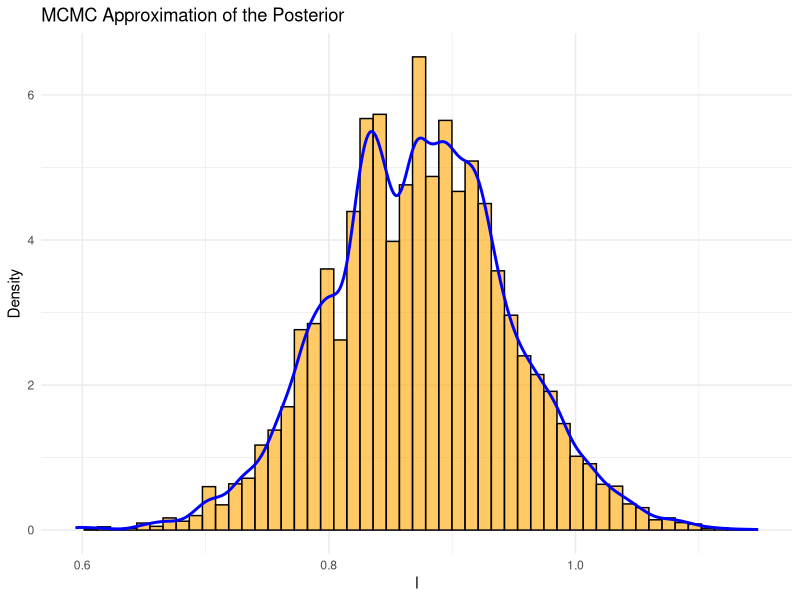
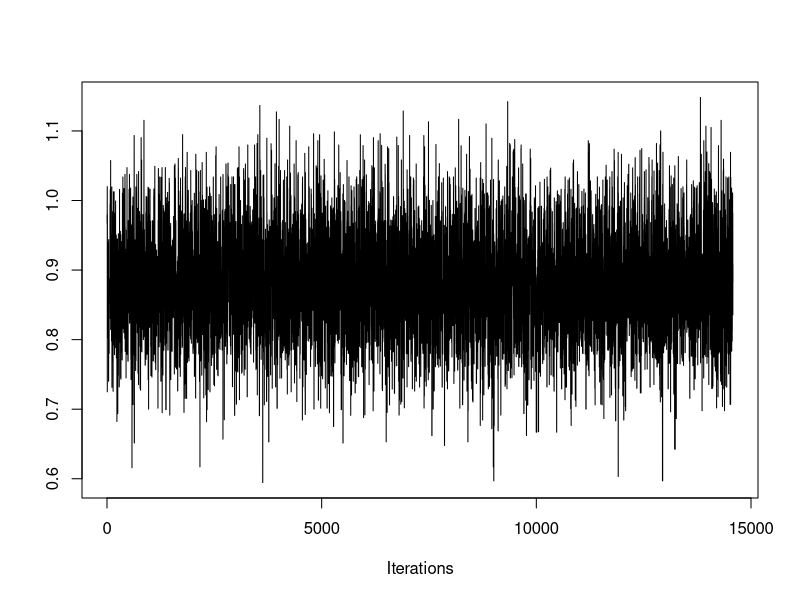
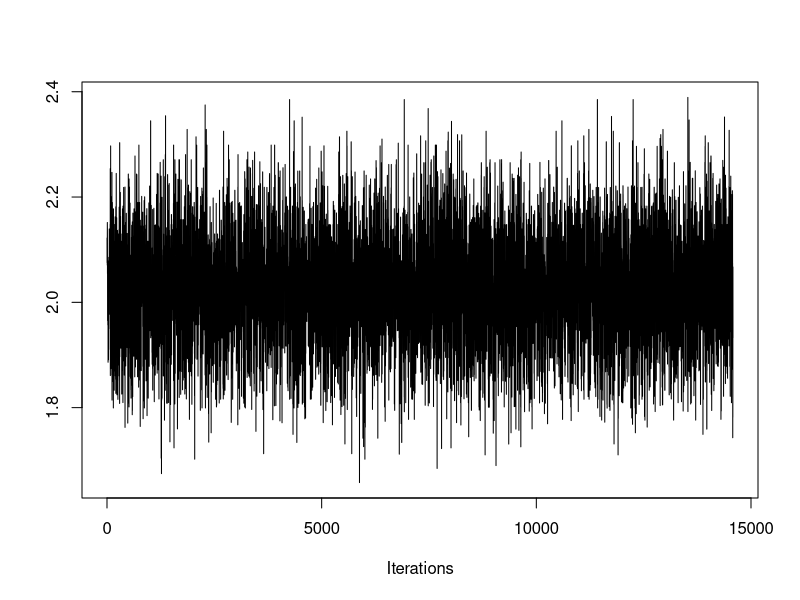
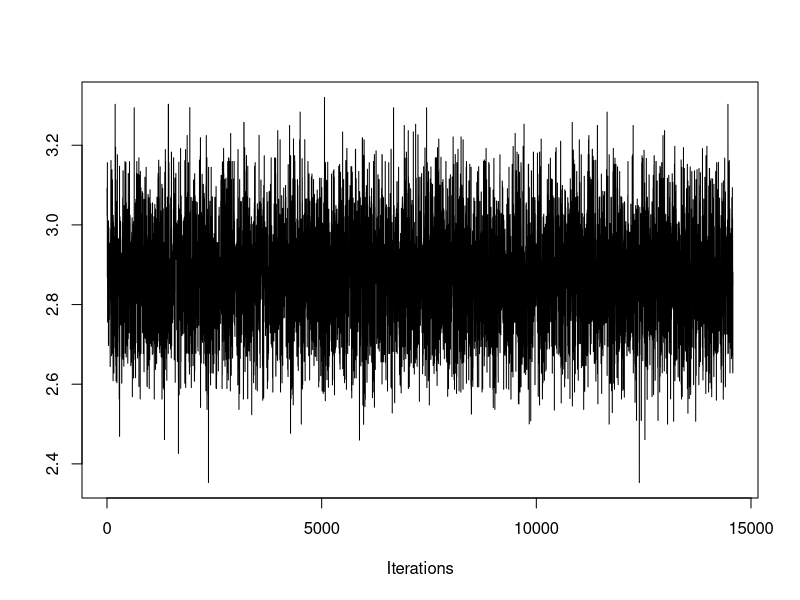
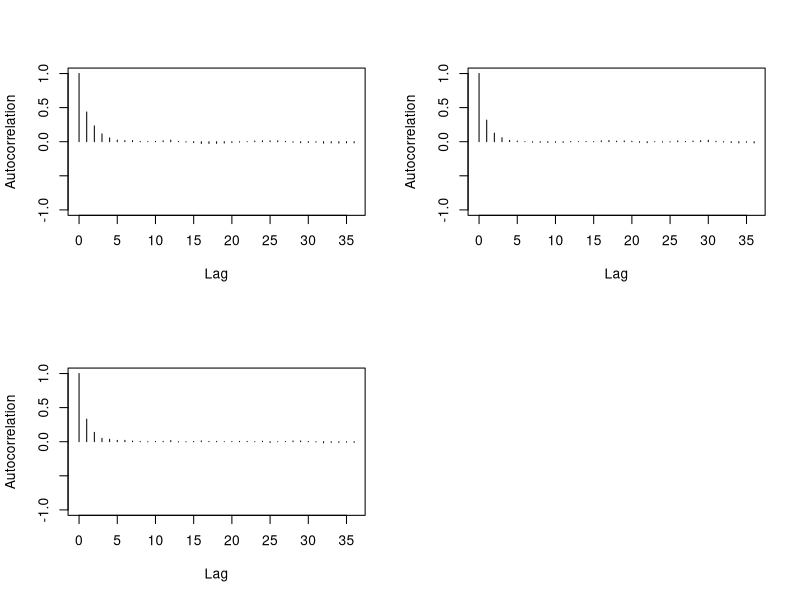

Source code (R) for these figures, in order:
## ---- chunk 1
#To be set by user:
n <- 2000 #number of observations (set it higher for consistency)
beta <- c(1, 2, 3)#, 4, 5, 6)  # True coefficients (bias, and predictors) px1

#Synthetic predictors
p <- length(beta)-1 #number of predictors
M <- p+1 #number of predictors plus intercept
library(MASS)
set.seed(7)
X <- cbind(1, matrix(mvrnorm(n, mu = rep(0, p), Sigma = 1*diag(p)), n, p))  # Design matrix with intercept (bias). nxp

#Response
z <- X %*% beta  # Linear predictor. %*% = matrix mult. nx1 dim
sig <- 1/(1+exp(-z)) #sigmoid (inv-logit) function, find probability in [0,1], predicted y
y <- rbinom(n=n, size=1, prob=sig) #size=num trials=1 -> bernoulli response var
## ---- chunk 2
#Proposal distro
proposal <- function(mu, lambda, sigma) {
  # Draw a single sample from multivariate normal
  distro <- mvrnorm(1, mu = mu, Sigma = lambda*sigma)
  return(distro)
}

# Log-likelihood function for logistic regression
logistic_ll <- function(beta, X, y) {
  z <- X %*% beta
  p <- 1 / (1 + exp(-z))
  loglike <- sum(log(p[y==1]))+sum(log((1-p)[y==0]))
  return(loglike)
}

# Log-prior of parameter that comes from proposal distro
library(mvtnorm)
log_prior <- function(distro, mu, sigma) {
  # Compute the density at 'distro' under the MVN used in proposal()
  prob <- dmvnorm(distro, mean = mu, sigma = sigma)
  log_prob <- log(prob)
  return(log_prob)
}

#Define log_prior_kde
log_prior_kde <- function(beta, C, den_funs) {
  prior_d = 0
  d <- 1 #iterative
  while (d <= dim(C)[2]) {
    if ( min(C[,d]) < beta[d] && beta[d] < max(C[,d]) ){
      density_at_point <- den_funs[[d]](beta[d])
      prior_d <- prior_d + log(density_at_point) #Assume independence
    }
    else {
      prior_d <- -10000
    }
    d <- d+1
  }
  return(prior_d)
}
## ---- chunk 3
metropolis <- function(X, y, N = 20000, prior = TRUE, update = FALSE, KDE = FALSE, C = NA, den_funs = NA, M = ncol(X), a_target = 0.234, b1 = rep(0, M), batch = TRUE, batch_schedule = seq(50, N, by = 50)) {
  #0) Initial values
  if (batch == FALSE) {
    a_target <- a_target/2.26 
  }
  n_accept <- 0 #number of acceptances
  b <- matrix(0, nrow = N, ncol = M)
  b[1,] <- b1 #rep(0, M)
  
  #Keep history of proposals
  P_list <- rep(NA, N - 1)
  P_list[1] <- logistic_ll(b[1,], X, y)
  
  #Adaptation parameters
  batch_index <- 1
  Tb <- 0 #start of batch
  mu <- rep(0, M)
  Sigma <- diag(M)
  lambda <- (2.38**2)/M
  gam <- 1
  
  for (i in 2:N) {
    #1) Propose new position beta[i-1] -> beta[i]' from proposal distro
    if (update == FALSE) {
      b_prop <- proposal(mu, lambda, Sigma)
    } else {
      r <- sample(2:N, 1)
      b_prop <- C[r, ] #pick randomly from previous sample
    }
    
    #2) Compute transition probability
    if (prior == TRUE) {
      if (KDE == FALSE) {
        P_list[i] <- logistic_ll(b_prop, X, y) + log_prior(b_prop, rep(0, M), diag(M))  #P(beta*)
      } else {
        P_list[i] <- logistic_ll(b_prop, X, y) + log_prior_kde(b_prop, C, den_funs)
      }
    } else {
      P_list[i] <- logistic_ll(b_prop, X, y)
    }
    
    #3) Acceptance ratio
    R <- exp(P_list[i] - P_list[i-1])
    alpha <- min(R, 1)
    
    #4) Generate a random number u_i from [0,1]. Accept or reject proposal
    u <- runif(1)  # u_i
    if (u <= alpha) {
        b[i,] <- b_prop  # Accept y as next state
        n_accept <- n_accept + 1
    } else {
        b[i,] <- b[i-1,]  # Stay at previous state of Markov chain
        P_list[i] <- P_list[i-1]
    }
    
    #5) Adaptive step
    if (batch == TRUE) {
      if (batch_index <= length(batch_schedule) && i == batch_schedule[batch_index]) {
        #Batch update
        Tb1 <- i #T_{b+1}
        b_batch <- b[(Tb + 1):Tb1, , drop = FALSE]
        n_batch <- nrow(b_batch)
        
        #Covar update
        cov_sum <- matrix(0, M, M)
        for (j in 1:n_batch) {
          diff <- matrix(b_batch[j,] - mu, ncol=1)
          cov_sum <- cov_sum + (diff%*%t(diff) - Sigma)
        }
        Sigma <- Sigma + cov_sum/n_batch + 1e-5*diag(M)
        
        #Mean update
        mean_diff <- colMeans(b_batch) - mu
        mu <- mu + mean_diff
        
        #Parameter update
        Tb <- Tb1
        batch_index <- batch_index + 1
        lambda <- exp( log(lambda) + (alpha-a_target)/n_batch )
      }
    } else { #Batch == FALSE
      gam <- 1/i
      Sigma <- Sigma + gam*( (b[i,]-mu)%*%t(b[i,]-mu) - Sigma )
      mu <- mu + gam*( b[i,]-mu )
      lambda <- exp( log(lambda) + gam*(alpha-a_target) )
    }
  }

  n <- as.integer(0.9 * N)
  C <- b[(N - n + 1):N,] #discard first 10% of samples
  
  cat("Acceptance rate:", n_accept/(N-1), "\n")
  return(C)
}
## ---- chunk 4
prior_proposal <- function(k, X, y, N = 20000, M = ncol(X), a_target = 0.234, b1 = rep(0, M)) {
  #Partition the data
  #Number of rows
  n <- nrow(X)
  
  # Get row group assignments
  part_indices <- cut(seq_len(n), breaks = k, labels = FALSE)
  
  # Split row indices instead of splitting X directly
  index_groups <- split(seq_len(n), part_indices)
  
  # Turn each group of indices into a matrix
  parts_X <- lapply(index_groups, function(idx) X[idx, , drop = FALSE])
  y <- matrix(y, ncol = 1)
  parts_y <- lapply(index_groups, function(idx) y[idx, , drop = FALSE])
  
  #Prior recursive implementation
  for (j in seq(1,k)) { 
    if (j == 1) {
      C <- metropolis(parts_X[[j]], parts_y[[j]], N = N, prior = TRUE, update = FALSE, KDE = FALSE, C = NA, den_funs = NA, a_target = a_target, b1 = b1, batch = TRUE)
    
    } else {
      
      #Update number of samples
      N <- dim(C)[1] #number of samples
      
      #Create KDE functions and MAP (modes) vals
      den_funs <- list()
      modes <- list()
      d <- 1 #iterative
      while (d <= dim(C)[2]) {
        kde <- density(C[,d])
        den_funs[[d]] <- approxfun(kde$x, kde$y) #approx fun
        modes[[d]] <- kde$x[which.max(kde$y)]
        d <- d+1
      }
      modes <- unlist(modes)
      
      C <- metropolis(parts_X[[j]], parts_y[[j]], N = N, prior = FALSE, update = TRUE, KDE = FALSE, C = C, den_funs = NA, a_target = a_target, b1 = modes, batch = TRUE)
      
    }
  }
  return(C)
}
## ---- chunk 5
C <- prior_proposal(3, X, y, 20000)
## ---- chunk 6
c <- C[, 1]
library(ggplot2)
h <- 3.5 * sd(c) / (length(c)^(1/3))
nbins <- ceiling((max(c) - min(c)) / h)
ggplot() +
  geom_histogram(aes(x = c, y = after_stat(density)), bins = nbins, fill = "orange", color = "black", alpha = 0.6) +
  geom_density(aes(x = c), color = "blue", linewidth = 1) +
  labs(x = "l", y = "Density", title = "MCMC Approximation of the Posterior") +
  xlim(min(c), max(c)) +
  theme_minimal()
## ---- chunk 7
library(coda)
mcmc_obj <- as.mcmc(C)
traceplot(mcmc_obj)
## ---- chunk 8
autocorr.plot(mcmc_obj)
## ---- chunk 9
effectiveSize(mcmc_obj)
